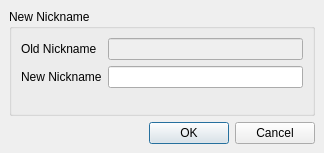
<?xml version="1.0" encoding="UTF-8"?>
<ui version="4.0">
 <class>form_renameWindow</class>
 <widget class="QDialog" name="form_renameWindow">
  <property name="geometry">
   <rect>
    <x>0</x>
    <y>0</y>
    <width>324</width>
    <height>153</height>
   </rect>
  </property>
  <property name="windowTitle">
   <string>Rename User</string>
  </property>
  <property name="windowIcon">
   <iconset resource="resourcen.qrc">
    <normaloff>:/icons/avatar.svg</normaloff>:/icons/avatar.svg</iconset>
  </property>
  <property name="locale">
   <locale language="English" country="UnitedStates"/>
  </property>
  <layout class="QGridLayout">
   <property name="leftMargin">
    <number>9</number>
   </property>
   <property name="topMargin">
    <number>9</number>
   </property>
   <property name="rightMargin">
    <number>9</number>
   </property>
   <property name="bottomMargin">
    <number>9</number>
   </property>
   <property name="spacing">
    <number>6</number>
   </property>
   <item row="0" column="0" colspan="3">
    <widget class="QGroupBox" name="groupBox">
     <property name="title">
      <string>New Nickname</string>
     </property>
     <layout class="QGridLayout">
   <property name="leftMargin">
    <number>9</number>
   </property>
   <property name="topMargin">
    <number>9</number>
   </property>
   <property name="rightMargin">
    <number>9</number>
   </property>
   <property name="bottomMargin">
       <number>9</number>
      </property>
      <property name="spacing">
       <number>6</number>
      </property>
      <item row="0" column="0">
       <widget class="QLabel" name="label">
        <property name="text">
         <string>Old Nickname</string>
        </property>
       </widget>
      </item>
      <item row="0" column="1">
       <widget class="QLineEdit" name="lineEdit">
        <property name="enabled">
         <bool>false</bool>
        </property>
       </widget>
      </item>
      <item row="1" column="0">
       <widget class="QLabel" name="label_2">
        <property name="text">
         <string>New Nickname</string>
        </property>
       </widget>
      </item>
      <item row="1" column="1">
       <widget class="QLineEdit" name="lineEdit_2"/>
      </item>
      <item row="2" column="0" colspan="2">
       <spacer>
        <property name="orientation">
         <enum>Qt::Vertical</enum>
        </property>
        <property name="sizeHint" stdset="0">
         <size>
          <width>268</width>
          <height>0</height>
         </size>
        </property>
       </spacer>
      </item>
     </layout>
    </widget>
   </item>
   <item row="1" column="0">
    <spacer>
     <property name="orientation">
      <enum>Qt::Horizontal</enum>
     </property>
     <property name="sizeHint" stdset="0">
      <size>
       <width>125</width>
       <height>22</height>
      </size>
     </property>
    </spacer>
   </item>
   <item row="1" column="1">
    <widget class="QPushButton" name="okButton">
     <property name="text">
      <string>OK</string>
     </property>
    </widget>
   </item>
   <item row="1" column="2">
    <widget class="QPushButton" name="CancelButton">
     <property name="text">
      <string>Cancel</string>
     </property>
    </widget>
   </item>
  </layout>
 </widget>
 <resources>
  <include location="resourcen.qrc"/>
 </resources>
 <connections>
  <connection>
   <sender>CancelButton</sender>
   <signal>clicked()</signal>
   <receiver>form_renameWindow</receiver>
   <slot>close()</slot>
   <hints>
    <hint type="sourcelabel">
     <x>277</x>
     <y>129</y>
    </hint>
    <hint type="destinationlabel">
     <x>161</x>
     <y>75</y>
    </hint>
   </hints>
  </connection>
 </connections>
</ui>
